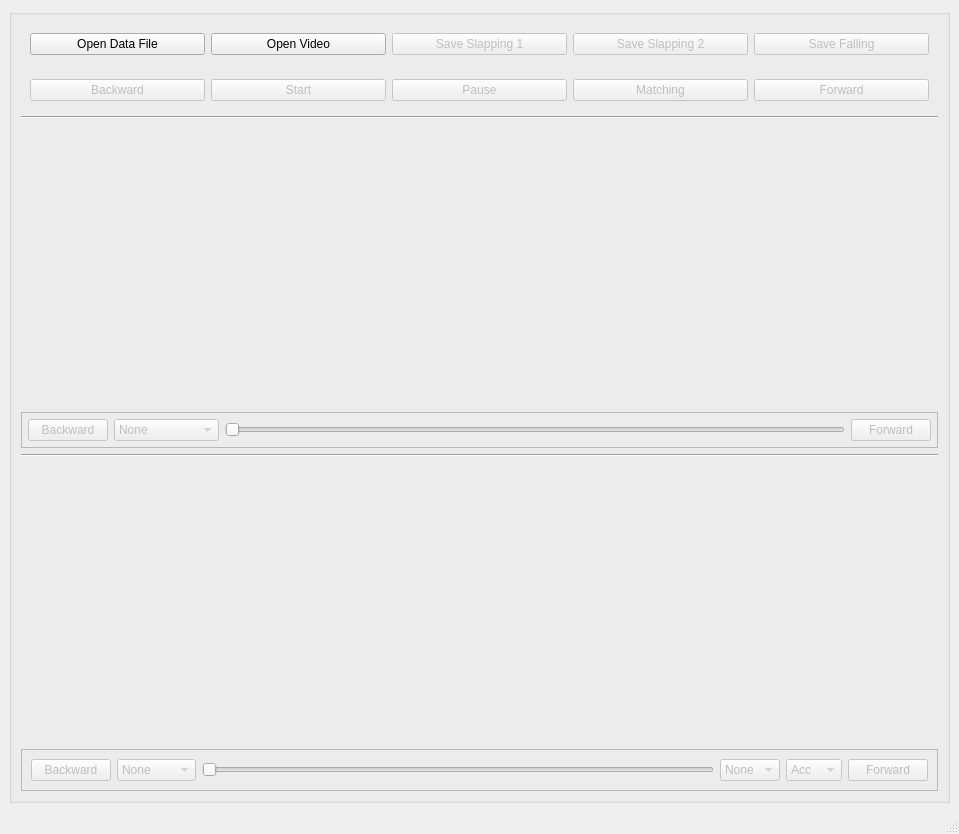
<?xml version="1.0" encoding="UTF-8"?>
<ui version="4.0">
 <class>MainWindow</class>
 <widget class="QMainWindow" name="MainWindow">
  <property name="geometry">
   <rect>
    <x>0</x>
    <y>0</y>
    <width>959</width>
    <height>834</height>
   </rect>
  </property>
  <property name="windowTitle">
   <string>Video Player with Signal</string>
  </property>
  <widget class="QWidget" name="centralwidget">
   <layout class="QHBoxLayout" name="horizontalLayout">
    <item>
     <widget class="QGroupBox" name="groupBox_5">
      <property name="enabled">
       <bool>true</bool>
      </property>
      <property name="title">
       <string/>
      </property>
      <property name="alignment">
       <set>Qt::AlignCenter</set>
      </property>
      <property name="checkable">
       <bool>false</bool>
      </property>
      <layout class="QVBoxLayout" name="verticalLayout">
       <property name="sizeConstraint">
        <enum>QLayout::SetDefaultConstraint</enum>
       </property>
       <item>
        <widget class="QFrame" name="mainarea1">
         <property name="sizePolicy">
          <sizepolicy hsizetype="Preferred" vsizetype="Maximum">
           <horstretch>0</horstretch>
           <verstretch>0</verstretch>
          </sizepolicy>
         </property>
         <layout class="QHBoxLayout" name="horizontalLayout_5">
          <item>
           <widget class="QPushButton" name="fileButton">
            <property name="focusPolicy">
             <enum>Qt::NoFocus</enum>
            </property>
            <property name="text">
             <string>Open Data File</string>
            </property>
           </widget>
          </item>
          <item>
           <widget class="QPushButton" name="openButton">
            <property name="enabled">
             <bool>true</bool>
            </property>
            <property name="focusPolicy">
             <enum>Qt::NoFocus</enum>
            </property>
            <property name="text">
             <string>Open Video</string>
            </property>
           </widget>
          </item>
          <item>
           <widget class="QPushButton" name="slapButton">
            <property name="enabled">
             <bool>false</bool>
            </property>
            <property name="text">
             <string>Save Slapping 1</string>
            </property>
           </widget>
          </item>
          <item>
           <widget class="QPushButton" name="slapButton2">
            <property name="enabled">
             <bool>false</bool>
            </property>
            <property name="text">
             <string>Save Slapping 2</string>
            </property>
           </widget>
          </item>
          <item>
           <widget class="QPushButton" name="fallButton">
            <property name="enabled">
             <bool>false</bool>
            </property>
            <property name="text">
             <string>Save Falling</string>
            </property>
           </widget>
          </item>
         </layout>
        </widget>
       </item>
       <item>
        <widget class="QFrame" name="mainarea2">
         <property name="sizePolicy">
          <sizepolicy hsizetype="Preferred" vsizetype="Maximum">
           <horstretch>0</horstretch>
           <verstretch>0</verstretch>
          </sizepolicy>
         </property>
         <layout class="QHBoxLayout" name="horizontalLayout_4">
          <item>
           <widget class="QPushButton" name="backwardButton">
            <property name="enabled">
             <bool>false</bool>
            </property>
            <property name="text">
             <string>Backward</string>
            </property>
           </widget>
          </item>
          <item>
           <widget class="QPushButton" name="startButton">
            <property name="enabled">
             <bool>false</bool>
            </property>
            <property name="focusPolicy">
             <enum>Qt::NoFocus</enum>
            </property>
            <property name="acceptDrops">
             <bool>false</bool>
            </property>
            <property name="text">
             <string>Start</string>
            </property>
           </widget>
          </item>
          <item>
           <widget class="QPushButton" name="pauseButton">
            <property name="enabled">
             <bool>false</bool>
            </property>
            <property name="focusPolicy">
             <enum>Qt::NoFocus</enum>
            </property>
            <property name="text">
             <string>Pause</string>
            </property>
           </widget>
          </item>
          <item>
           <widget class="QPushButton" name="matchingButton">
            <property name="enabled">
             <bool>false</bool>
            </property>
            <property name="text">
             <string>Matching</string>
            </property>
           </widget>
          </item>
          <item>
           <widget class="QPushButton" name="forwardButton">
            <property name="enabled">
             <bool>false</bool>
            </property>
            <property name="text">
             <string>Forward</string>
            </property>
           </widget>
          </item>
         </layout>
        </widget>
       </item>
       <item>
        <widget class="Line" name="line">
         <property name="orientation">
          <enum>Qt::Horizontal</enum>
         </property>
        </widget>
       </item>
       <item>
        <widget class="QLabel" name="VideoImage">
         <property name="sizePolicy">
          <sizepolicy hsizetype="Ignored" vsizetype="Ignored">
           <horstretch>0</horstretch>
           <verstretch>0</verstretch>
          </sizepolicy>
         </property>
         <property name="text">
          <string/>
         </property>
         <property name="alignment">
          <set>Qt::AlignCenter</set>
         </property>
        </widget>
       </item>
       <item>
        <widget class="QFrame" name="video_menu">
         <property name="sizePolicy">
          <sizepolicy hsizetype="Preferred" vsizetype="Maximum">
           <horstretch>0</horstretch>
           <verstretch>0</verstretch>
          </sizepolicy>
         </property>
         <property name="frameShape">
          <enum>QFrame::StyledPanel</enum>
         </property>
         <property name="frameShadow">
          <enum>QFrame::Raised</enum>
         </property>
         <layout class="QHBoxLayout" name="horizontalLayout_3">
          <property name="leftMargin">
           <number>6</number>
          </property>
          <property name="topMargin">
           <number>6</number>
          </property>
          <property name="rightMargin">
           <number>6</number>
          </property>
          <property name="bottomMargin">
           <number>6</number>
          </property>
          <item>
           <widget class="QPushButton" name="backwardButton_video">
            <property name="enabled">
             <bool>false</bool>
            </property>
            <property name="text">
             <string>Backward</string>
            </property>
           </widget>
          </item>
          <item>
           <widget class="QComboBox" name="comboBox_video">
            <property name="enabled">
             <bool>false</bool>
            </property>
            <item>
             <property name="text">
              <string>None</string>
             </property>
            </item>
            <item>
             <property name="text">
              <string>slow 1000 fps</string>
             </property>
            </item>
            <item>
             <property name="text">
              <string>iphone</string>
             </property>
            </item>
           </widget>
          </item>
          <item>
           <widget class="QSlider" name="horizontalSlider_video">
            <property name="enabled">
             <bool>false</bool>
            </property>
            <property name="orientation">
             <enum>Qt::Horizontal</enum>
            </property>
           </widget>
          </item>
          <item>
           <widget class="QPushButton" name="forwardButton_video">
            <property name="enabled">
             <bool>false</bool>
            </property>
            <property name="text">
             <string>Forward</string>
            </property>
           </widget>
          </item>
         </layout>
        </widget>
       </item>
       <item>
        <widget class="Line" name="line_2">
         <property name="orientation">
          <enum>Qt::Horizontal</enum>
         </property>
        </widget>
       </item>
       <item>
        <widget class="QLabel" name="GraphImage">
         <property name="sizePolicy">
          <sizepolicy hsizetype="Preferred" vsizetype="Maximum">
           <horstretch>0</horstretch>
           <verstretch>0</verstretch>
          </sizepolicy>
         </property>
         <property name="minimumSize">
          <size>
           <width>0</width>
           <height>200</height>
          </size>
         </property>
         <property name="maximumSize">
          <size>
           <width>16777215</width>
           <height>300</height>
          </size>
         </property>
         <property name="text">
          <string/>
         </property>
        </widget>
       </item>
       <item>
        <widget class="QFrame" name="menu_graph">
         <property name="sizePolicy">
          <sizepolicy hsizetype="Preferred" vsizetype="Maximum">
           <horstretch>0</horstretch>
           <verstretch>0</verstretch>
          </sizepolicy>
         </property>
         <property name="frameShape">
          <enum>QFrame::StyledPanel</enum>
         </property>
         <property name="frameShadow">
          <enum>QFrame::Raised</enum>
         </property>
         <layout class="QHBoxLayout" name="horizontalLayout_2">
          <item>
           <widget class="QPushButton" name="backwardButton_graph">
            <property name="enabled">
             <bool>false</bool>
            </property>
            <property name="text">
             <string>Backward</string>
            </property>
           </widget>
          </item>
          <item>
           <widget class="QComboBox" name="comboBox_graph">
            <property name="enabled">
             <bool>false</bool>
            </property>
            <item>
             <property name="text">
              <string>None</string>
             </property>
            </item>
            <item>
             <property name="text">
              <string>1 second</string>
             </property>
            </item>
            <item>
             <property name="text">
              <string>5 second</string>
             </property>
            </item>
           </widget>
          </item>
          <item>
           <widget class="QSlider" name="horizontalSlider_graph">
            <property name="enabled">
             <bool>false</bool>
            </property>
            <property name="baseSize">
             <size>
              <width>10</width>
              <height>10</height>
             </size>
            </property>
            <property name="mouseTracking">
             <bool>true</bool>
            </property>
            <property name="focusPolicy">
             <enum>Qt::StrongFocus</enum>
            </property>
            <property name="statusTip">
             <string/>
            </property>
            <property name="tracking">
             <bool>true</bool>
            </property>
            <property name="orientation">
             <enum>Qt::Horizontal</enum>
            </property>
            <property name="invertedAppearance">
             <bool>false</bool>
            </property>
            <property name="invertedControls">
             <bool>false</bool>
            </property>
            <property name="tickPosition">
             <enum>QSlider::NoTicks</enum>
            </property>
           </widget>
          </item>
          <item>
           <widget class="QComboBox" name="comboBox_peak">
            <property name="enabled">
             <bool>false</bool>
            </property>
            <item>
             <property name="text">
              <string>None</string>
             </property>
            </item>
            <item>
             <property name="text">
              <string>1</string>
             </property>
            </item>
            <item>
             <property name="text">
              <string>2</string>
             </property>
            </item>
            <item>
             <property name="text">
              <string>3</string>
             </property>
            </item>
           </widget>
          </item>
          <item>
           <widget class="QComboBox" name="comboBox_type">
            <property name="enabled">
             <bool>false</bool>
            </property>
            <item>
             <property name="text">
              <string>Acc</string>
             </property>
            </item>
            <item>
             <property name="text">
              <string>Gyro</string>
             </property>
            </item>
           </widget>
          </item>
          <item>
           <widget class="QPushButton" name="forwardButton_graph">
            <property name="enabled">
             <bool>false</bool>
            </property>
            <property name="text">
             <string>Forward</string>
            </property>
           </widget>
          </item>
         </layout>
        </widget>
       </item>
      </layout>
     </widget>
    </item>
   </layout>
  </widget>
  <widget class="QStatusBar" name="statusbar"/>
 </widget>
 <resources/>
 <connections/>
</ui>
